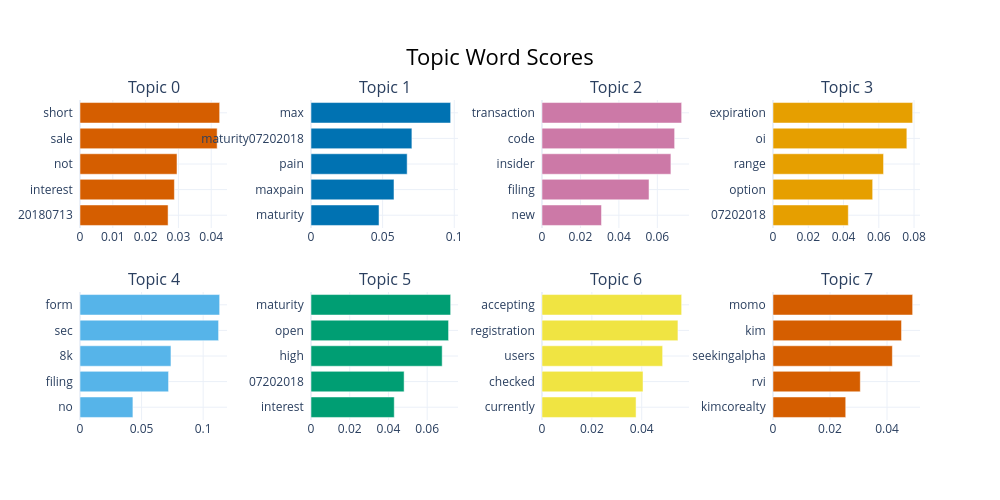

Here is the notebook cell this chart was saved with:
### Code cell
topic.visualize_barchart()

### Figure 1 — Plotly figure (JSON) as saved in the notebook; plotly's stock layout.template omitted (floating-point values rounded to 4 significant figures)
{"data": [{"marker": {"color": "#D55E00"}, "orientation": "h", "type": "bar", "x": [0.02685, 0.02878, 0.02957, 0.04181, 0.04257], "xaxis": "x", "y": ["20180713  ", "interest  ", "not  ", "sale  ", "short  "], "yaxis": "y"}, {"marker": {"color": "#0072B2"}, "orientation": "h", "type": "bar", "x": [0.04749, 0.05793, 0.06713, 0.07044, 0.09749], "xaxis": "x2", "y": ["maturity  ", "maxpain  ", "pain  ", "maturity07202018  ", "max  "], "yaxis": "y2"}, {"marker": {"color": "#CC79A7"}, "orientation": "h", "type": "bar", "x": [0.03096, 0.05568, 0.06705, 0.06899, 0.07265], "xaxis": "x3", "y": ["new  ", "filing  ", "insider  ", "code  ", "transaction  "], "yaxis": "y3"}, {"marker": {"color": "#E69F00"}, "orientation": "h", "type": "bar", "x": [0.04271, 0.05653, 0.06269, 0.07591, 0.0792], "xaxis": "x4", "y": ["07202018  ", "option  ", "range  ", "oi  ", "expiration  "], "yaxis": "y4"}, {"marker": {"color": "#56B4E9"}, "orientation": "h", "type": "bar", "x": [0.04296, 0.07189, 0.07385, 0.1125, 0.1134], "xaxis": "x5", "y": ["no  ", "filing  ", "8k  ", "sec  ", "form  "], "yaxis": "y5"}, {"marker": {"color": "#009E73"}, "orientation": "h", "type": "bar", "x": [0.04299, 0.04809, 0.06775, 0.07105, 0.07212], "xaxis": "x6", "y": ["interest  ", "07202018  ", "high  ", "open  ", "maturity  "], "yaxis": "y6"}, {"marker": {"color": "#F0E442"}, "orientation": "h", "type": "bar", "x": [0.03773, 0.04052, 0.04839, 0.05453, 0.05602], "xaxis": "x7", "y": ["currently  ", "checked  ", "users  ", "registration  ", "accepting  "], "yaxis": "y7"}, {"marker": {"color": "#D55E00"}, "orientation": "h", "type": "bar", "x": [0.02551, 0.03062, 0.04187, 0.04508, 0.04899], "xaxis": "x8", "y": ["kimcorealty  ", "rvi  ", "seekingalpha  ", "kim  ", "momo  "], "yaxis": "y8"}], "layout": {"annotations": [{"font": {"size": 16}, "showarrow": false, "text": "Topic 0", "x": 0.0875, "xanchor": "center", "xref": "paper", "y": 1, "yanchor": "bottom", "yref": "paper"}, {"font": {"size": 16}, "showarrow": false, "text": "Topic 1", "x": 0.3625, "xanchor": "center", "xref": "paper", "y": 1, "yanchor": "bottom", "yref": "paper"}, {"font": {"size": 16}, "showarrow": false, "text": "Topic 2", "x": 0.6375, "xanchor": "center", "xref": "paper", "y": 1, "yanchor": "bottom", "yref": "paper"}, {"font": {"size": 16}, "showarrow": false, "text": "Topic 3", "x": 0.9125, "xanchor": "center", "xref": "paper", "y": 1, "yanchor": "bottom", "yref": "paper"}, {"font": {"size": 16}, "showarrow": false, "text": "Topic 4", "x": 0.0875, "xanchor": "center", "xref": "paper", "y": 0.4, "yanchor": "bottom", "yref": "paper"}, {"font": {"size": 16}, "showarrow": false, "text": "Topic 5", "x": 0.3625, "xanchor": "center", "xref": "paper", "y": 0.4, "yanchor": "bottom", "yref": "paper"}, {"font": {"size": 16}, "showarrow": false, "text": "Topic 6", "x": 0.6375, "xanchor": "center", "xref": "paper", "y": 0.4, "yanchor": "bottom", "yref": "paper"}, {"font": {"size": 16}, "showarrow": false, "text": "Topic 7", "x": 0.9125, "xanchor": "center", "xref": "paper", "y": 0.4, "yanchor": "bottom", "yref": "paper"}], "height": 500, "hoverlabel": {"bgcolor": "white", "font": {"family": "Rockwell", "size": 16}}, "showlegend": false, "title": {"font": {"color": "Black", "size": 22}, "text": "Topic Word Scores", "x": 0.5, "xanchor": "center", "yanchor": "top"}, "width": 1000, "xaxis": {"anchor": "y", "domain": [0, 0.175], "showgrid": true}, "xaxis2": {"anchor": "y2", "domain": [0.275, 0.45], "showgrid": true}, "xaxis3": {"anchor": "y3", "domain": [0.55, 0.725], "showgrid": true}, "xaxis4": {"anchor": "y4", "domain": [0.825, 1], "showgrid": true}, "xaxis5": {"anchor": "y5", "domain": [0, 0.175], "showgrid": true}, "xaxis6": {"anchor": "y6", "domain": [0.275, 0.45], "showgrid": true}, "xaxis7": {"anchor": "y7", "domain": [0.55, 0.725], "showgrid": true}, "xaxis8": {"anchor": "y8", "domain": [0.825, 1], "showgrid": true}, "yaxis": {"anchor": "x", "domain": [0.6, 1], "showgrid": true}, "yaxis2": {"anchor": "x2", "domain": [0.6, 1], "showgrid": true}, "yaxis3": {"anchor": "x3", "domain": [0.6, 1], "showgrid": true}, "yaxis4": {"anchor": "x4", "domain": [0.6, 1], "showgrid": true}, "yaxis5": {"anchor": "x5", "domain": [0, 0.4], "showgrid": true}, "yaxis6": {"anchor": "x6", "domain": [0, 0.4], "showgrid": true}, "yaxis7": {"anchor": "x7", "domain": [0, 0.4], "showgrid": true}, "yaxis8": {"anchor": "x8", "domain": [0, 0.4], "showgrid": true}}}
